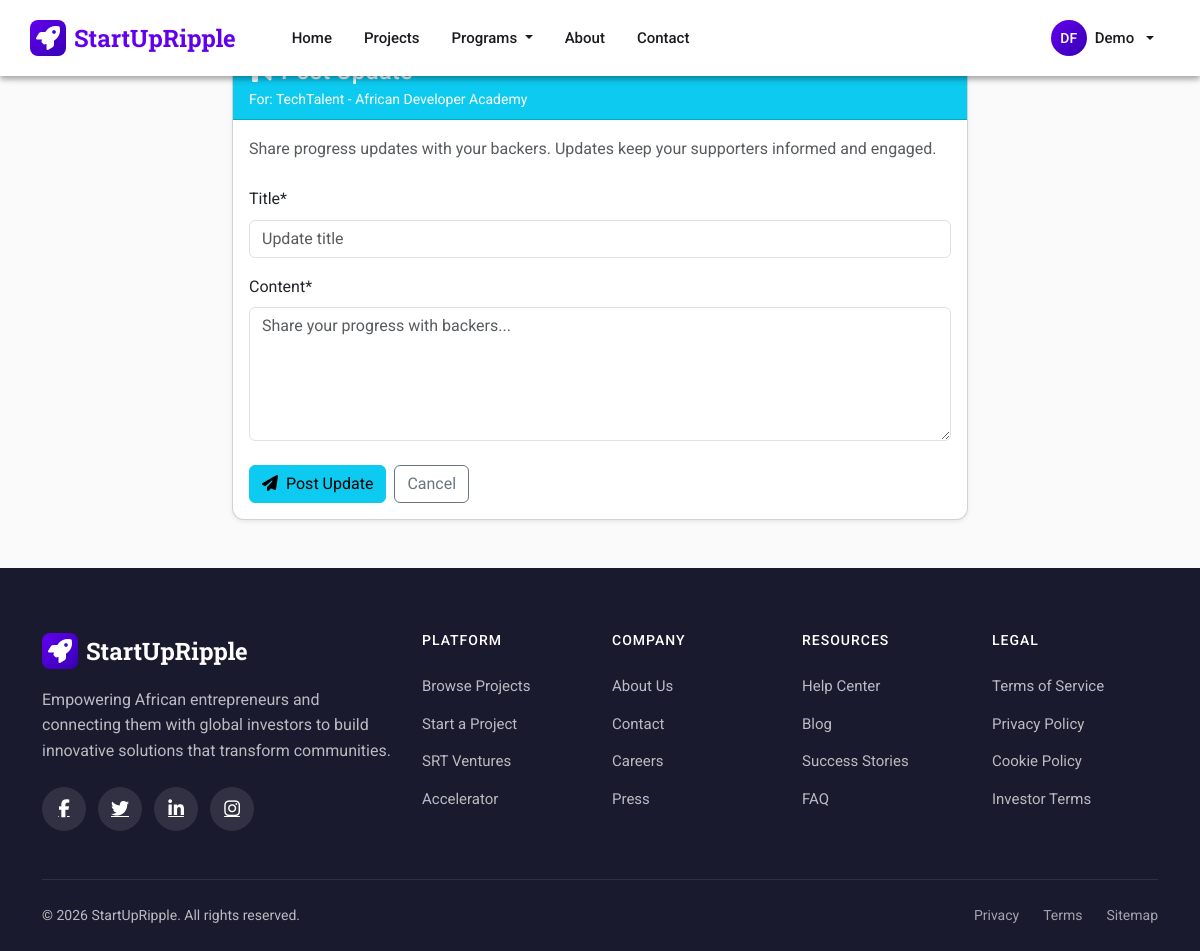
The page /projects/6/add-update/ (signed in) on the database its author committed.
### apps/accounts/models.py (models this page shows, shortened)
class CustomUser(AbstractUser):
    USER_TYPES = (
        ('', 'Select User Type'),
        ('founder', 'Founder'),
        ('donor', 'Donor/Pledger'),
        ('investor', 'Investor'),
        ('partner', 'SRT Partner'),
    )
    user_type = models.CharField(max_length=20, choices=USER_TYPES, blank=False, null=False)
    phone_number = models.CharField(max_length=20)
    profile_completed = models.BooleanField(default=False)
    location = models.CharField(max_length=100, blank=True, null=True)
    address_line1 = models.CharField(max_length=255, blank=True, null=True)
    address_line2 = models.CharField(max_length=255, blank=True, null=True)
    city = models.CharField(max_length=100, blank=True, null=True)
    state_province = models.CharField(max_length=100, blank=True, null=True)
    postal_code = models.CharField(max_length=20, blank=True, null=True)
    country = models.CharField(max_length=100, blank=True, null=True)
    email_verified = models.BooleanField(default=False)
    registration_fee_paid = models.BooleanField(default=False)
    is_srt_partner = models.BooleanField(default=False, help_text="User has SRT Partner capabilities")
    srt_partner_since = models.DateTimeField(null=True, blank=True, help_text="Date when user became an SRT partner")
    profile_image = models.ImageField(upload_to='profile_images/', blank=True, null=True, help_text="User profile photo")
    email = models.EmailField(unique=True)
    USERNAME_FIELD = 'email'
    REQUIRED_FIELDS = ['username']

### apps/projects/models.py (models this page shows, shortened)
class Project(models.Model):
    STATUS_CHOICES = (
        ('pending', 'Pending Approval'),
        ('approved', 'Approved'),
        ('rejected', 'Rejected'),
    )
    LISTING_TYPE_CHOICES = [
        ('project', 'Project (Donations)'),
        ('venture', 'Venture (Investments)'),
    ]
    FINANCING_TYPE_CHOICES = [
        ('equity', 'Equity Financing'),
        ('debt', 'Debt Financing'),
    ]
    STAGE_CHOICES = [
        ('idea', 'Idea Stage'),
        ('seed', 'Seed Stage'),
        ('early', 'Early Stage'),
        ('growth', 'Growth Stage'),
        ('expansion', 'Expansion Stage'),
    ]
    RISK_CHOICES = [
        ('low', 'Low Risk'),
        ('moderate', 'Moderate Risk'),
        ('high', 'High Risk'),
    ]
    listing_type = models.CharField(
        max_length=10,
        choices=LISTING_TYPE_CHOICES,
        default='project',
        help_text="Project for donations, Venture for investments"
    )
    title = models.CharField(max_length=200)
    slug = models.SlugField(unique=True, blank=True, null=True)
    description = RichTextField()  # Changed from TextField to RichTextField
    funding_goal = models.DecimalField(max_digits=10, decimal_places=2)
    amount_raised = models.DecimalField(max_digits=10, decimal_places=2, default=0)
    total_investment_raised = models.DecimalField(max_digits=10, decimal_places=2, default=0)
    created_at = models.DateTimeField(default=timezone.now)
    deadline = models.DateTimeField()
    creator = models.ForeignKey(settings.AUTH_USER_MODEL, on_delete=models.CASCADE, related_name='projects_created')
    image = models.ImageField(upload_to='project_images/')
    category = models.ForeignKey(Category, on_delete=models.SET_NULL, null=True, blank=True)
    funding_type = models.ForeignKey(FundingType, on_delete=models.SET_NULL, null=True)
    location = models.CharField(max_length=100, blank=True, null=True)
    short_description = models.CharField(max_length=255, blank=True, null=True)
    video_url = models.URLField(blank=True, null=True)
    status = models.CharField(max_length=20, choices=STATUS_CHOICES, default='pending')
    admin_notes = models.TextField(blank=True, null=True, help_text="Notes from admin about approval/rejection")
    company_name = models.CharField(max_length=200, blank=True, null=True, help_text="Business or company name")
    financing_type = models.CharField(
        max_length=10,
        choices=[('equity', 'Equity Financing'), ('debt', 'Debt Financing')],
        blank=True,
        null=True,
        help_text="Type of investment financing"
    )
    equity_offered = models.DecimalField(
        max_digits=5,
        decimal_places=2,
        default=Decimal('0.00'),
        help_text="Percentage of equity offered to investors"
    )
    valuation = models.DecimalField(
        max_digits=15,
        decimal_places=2,
        default=Decimal('0.00'),
        help_text="Current company/venture valuation in USD"
    )
    interest_rate = models.DecimalField(
        max_digits=5,
        decimal_places=2,
        default=Decimal('0.00'),
        help_text="Annual interest rate for debt financing (%)"
    )
    repayment_period_months = models.PositiveIntegerField(
        default=0,
        help_text="Repayment period in months (for debt financing)"
    )
    use_of_funds = models.TextField(
        blank=True,
        null=True,
        help_text="How the investment funds will be used"
    )
    srt_enabled = models.BooleanField(default=False, help_text="Enable SRT token investments for this project")
    stage = models.CharField(max_length=20, choices=STAGE_CHOICES, default='idea', blank=True)
    risk_level = models.CharField(max_length=20, choices=RISK_CHOICES, default='moderate', blank=True)
    expected_return_rate = models.DecimalField(
        max_digits=5,
        decimal_places=2,
        default=Decimal('0.00'),
        help_text="Expected annual return percentage for SRT investors"
    )
    investment_duration_months = models.PositiveIntegerField(
        default=12,
        help_text="Investment duration in months"
    )
    minimum_investment = models.DecimalField(
        max_digits=12,
        decimal_places=2,
        default=Decimal('10.00'),
        help_text="Minimum SRT tokens per investment"
    )
    maximum_investment = models.DecimalField(
        max_digits=12,
        decimal_places=2,
        blank=True,
        null=True,
        help_text="Maximum SRT tokens per investment (optional)"
    )
    srt_amount_raised = models.DecimalField(
        max_digits=15,
        decimal_places=2,
        default=Decimal('0.00'),
        help_text="Total SRT tokens invested in this project"
    )
    srt_funding_goal = models.DecimalField(
        max_digits=15,
        decimal_places=2,
        default=Decimal('0.00'),
        help_text="SRT token funding goal"
    )
    is_featured = models.BooleanField(default=False)

### apps/projects/views.py (the view)
# urls.py: path('projects/<int:project_id>/add-update/', views.add_update, name='add_update'),
@login_required
def add_update(request, project_id):
    project = get_object_or_404(Project, id=project_id, creator=request.user)
    if request.method == 'POST':
        form = UpdateForm(request.POST)
        if form.is_valid():
            update = form.save(commit=False)
            update.project = project
            update.save()
            messages.success(request, 'Update posted successfully!')
            return redirect('projects:project_detail', slug=project.slug)
    else:
        form = UpdateForm()
    context = {
        'form': form,
        'project': project,
    }
    return render(request, 'projects/update_form.html', context)

### apps/projects/templates/projects/update_form.html (shortened to what this page needs)
{% extends "base.html" %}
{% load crispy_forms_tags %}
{% block content %}
<div class="container py-5">
    <div class="row justify-content-center">
        <div class="col-md-8">
            <div class="card shadow-sm">
                <div class="card-header bg-info text-white">
                    <h4 class="mb-0">Post Update</h4>
                    <small>For: {{ project.title }}</small>
                </div>
                <div class="card-body">
                    <p class="text-muted mb-4">
                        Share progress updates with your backers. Updates keep your supporters informed and engaged.
                    </p>
                    <form method="post">
                        {{ form|crispy }}
                        <div class="d-flex gap-2 mt-4">
                            <button type="submit" class="btn btn-info">
                                <i class="fas fa-paper-plane me-2"></i>Post Update
                            </button>
                            <a href="{% url 'projects:project_detail' project.slug %}" class="btn btn-outline-secondary">
                                Cancel
                            </a>
                        </div>
                    </form>
                </div>
            </div>
        </div>
    </div>
</div>
{% endblock %}

### templates/base.html (shortened to what this page needs)
<!DOCTYPE html>
<html lang="en">
<head>
    <link href="https://cdn.jsdelivr.net/npm/bootstrap@5.3.2/dist/css/bootstrap.min.css" rel="stylesheet">
    <link href="https://cdnjs.cloudflare.com/ajax/libs/font-awesome/6.4.2/css/all.min.css" rel="stylesheet">
    {% load static %}
    <link rel="stylesheet" href="{% static 'css/partner-dashboard.css' %}">
</head>
<body>
    <nav class="navbar navbar-expand-lg navbar-md fixed-top">
        <div class="container navbar-inner">
            <a class="navbar-brand" href="{% url 'projects:home' %}">
                <span class="brand-icon"><i class="fas fa-rocket"></i></span>
                StartUpRipple
            </a>
            <div class="collapse navbar-collapse" id="navbarNav">
                <ul class="navbar-nav me-auto ms-lg-4">
                    <li class="nav-item">
                        <a class="nav-link" href="{% url 'projects:home' %}">Home</a>
                    </li>
                    <li class="nav-item">
                        <a class="nav-link" href="{% url 'projects:project_list' %}">Projects</a>
                    </li>
                    <li class="nav-item dropdown">
                        <a class="nav-link dropdown-toggle" href="#" role="button" data-bs-toggle="dropdown">
                            Programs
                        </a>
                    </li>
                    <li class="nav-item">
                        <a class="nav-link" href="{% url 'cms:about_page' %}">About</a>
                    </li>
                    <li class="nav-item">
                        <a class="nav-link" href="{% url 'cms:contact_page' %}">Contact</a>
                    </li>
                </ul>
                <ul class="navbar-nav align-items-lg-center">
                    {% if user.is_authenticated %}
                    <li class="nav-item dropdown">
                        <a class="nav-link dropdown-toggle d-flex align-items-center gap-2" href="#" role="button" data-bs-toggle="dropdown">
                            <span class="user-avatar">{{ user.first_name|slice:":1" }}{{ user.last_name|slice:":1" }}</span>
                            <span class="d-none d-lg-inline">{{ user.first_name|default:user.email }}</span>
                        </a>
                    </li>
                    {% endif %}
                </ul>
            </div>
        </div>
    </nav>
    <main>
        {% block content %}{% endblock %}
    </main>
    <footer class="footer-md">
        <div class="container">
            <div class="row g-4">
                <div class="col-lg-4 col-md-6">
                    <div class="footer-brand">
                        <span class="brand-icon"><i class="fas fa-rocket"></i></span>
                        StartUpRipple
                    </div>
                    <p class="mb-4">Empowering African entrepreneurs and connecting them with global investors to build innovative solutions that transform communities.</p>
                    <div class="social-links-md">
                        <a href="#" aria-label="Facebook"><i class="fab fa-facebook-f"></i></a>
                        <a href="#" aria-label="Twitter"><i class="fab fa-twitter"></i></a>
                        <a href="#" aria-label="LinkedIn"><i class="fab fa-linkedin-in"></i></a>
                        <a href="#" aria-label="Instagram"><i class="fab fa-instagram"></i></a>
                    </div>
                </div>
                <div class="col-lg-2 col-md-6">
                    <h6>Platform</h6>
                    <ul class="footer-links">
                        <li><a href="{% url 'projects:project_list' %}">Browse Projects</a></li>
                        <li><a href="{% url 'projects:create_project' %}">Start a Project</a></li>
                        <li><a href="{% url 'srt:venture_list' %}">SRT Ventures</a></li>
                        <li><a href="{% url 'incubator:incubator_page' %}">Accelerator</a></li>
                    </ul>
                </div>
                <div class="col-lg-2 col-md-6">
                    <h6>Company</h6>
                    <ul class="footer-links">
                        <li><a href="{% url 'cms:about_page' %}">About Us</a></li>
                        <li><a href="{% url 'cms:contact_page' %}">Contact</a></li>
                        <li><a href="#">Careers</a></li>
                        <li><a href="#">Press</a></li>
                    </ul>
                </div>
                <div class="col-lg-2 col-md-6">
                    <h6>Resources</h6>
                    <ul class="footer-links">
                        <li><a href="#">Help Center</a></li>
                        <li><a href="#">Blog</a></li>
                        <li><a href="#">Success Stories</a></li>
                        <li><a href="#">FAQ</a></li>
                    </ul>
                </div>
                <div class="col-lg-2 col-md-6">
                    <h6>Legal</h6>
                    <ul class="footer-links">
                        <li><a href="#">Terms of Service</a></li>
                        <li><a href="#">Privacy Policy</a></li>
                        <li><a href="#">Cookie Policy</a></li>
                        <li><a href="#">Investor Terms</a></li>
                    </ul>
                </div>
            </div>
            <div class="footer-bottom-md">
                <div class="row align-items-center">
                    <div class="col-md-6 text-center text-md-start">
                        <p>&copy; {% now "Y" %} StartUpRipple. All rights reserved.</p>
                    </div>
                    <div class="col-md-6">
                        <div class="footer-bottom-links">
                            <a href="#">Privacy</a>
                            <a href="#">Terms</a>
                            <a href="#">Sitemap</a>
                        </div>
                    </div>
                </div>
            </div>
        </div>
    </footer>
</body>
</html>

### rows shown on the page
CustomUser: first_name "D", last_name "F", first_name "Demo"
Project: title "TechTalent - African Developer Academy"
